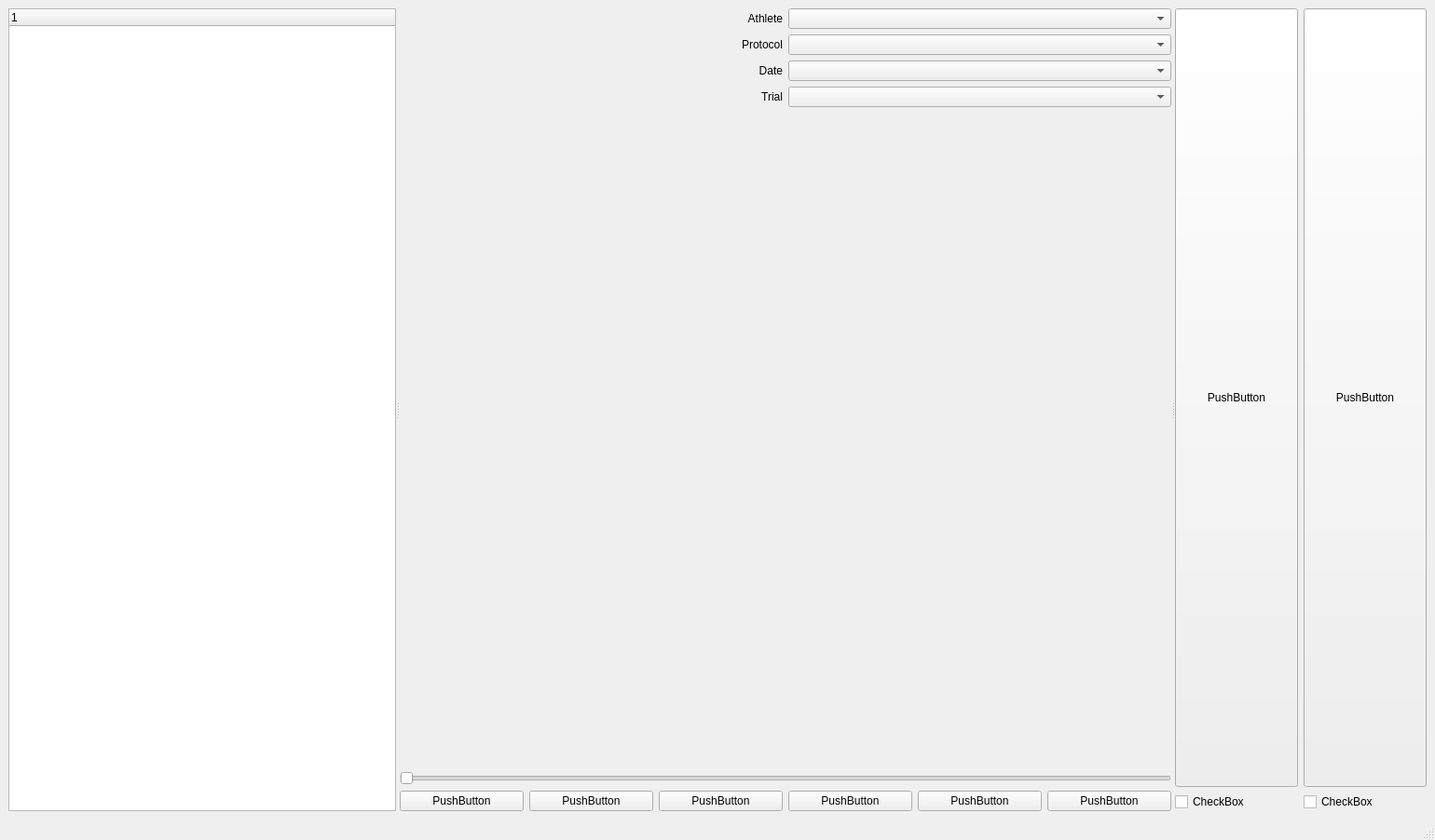
<?xml version="1.0" encoding="UTF-8"?>
<ui version="4.0">
 <class>MainAnalyticsWindow</class>
 <widget class="QMainWindow" name="MainAnalyticsWindow">
  <property name="geometry">
   <rect>
    <x>0</x>
    <y>0</y>
    <width>1540</width>
    <height>902</height>
   </rect>
  </property>
  <property name="windowTitle">
   <string>MainWindow</string>
  </property>
  <widget class="QWidget" name="centralwidget">
   <layout class="QHBoxLayout" name="horizontalLayout_3">
    <item>
     <widget class="QSplitter" name="splitter_2">
      <property name="orientation">
       <enum>Qt::Horizontal</enum>
      </property>
      <widget class="QSplitter" name="splitter">
       <property name="orientation">
        <enum>Qt::Horizontal</enum>
       </property>
       <widget class="QTreeWidget" name="treeWidget">
        <column>
         <property name="text">
          <string notr="true">1</string>
         </property>
        </column>
       </widget>
       <widget class="QWidget" name="layoutWidget">
        <layout class="QVBoxLayout" name="verticalLayout_2">
         <item>
          <layout class="QGridLayout" name="gridLayout">
           <item row="2" column="0">
            <widget class="QLabel" name="label_date">
             <property name="sizePolicy">
              <sizepolicy hsizetype="Preferred" vsizetype="Fixed">
               <horstretch>0</horstretch>
               <verstretch>0</verstretch>
              </sizepolicy>
             </property>
             <property name="text">
              <string>Date</string>
             </property>
             <property name="alignment">
              <set>Qt::AlignRight|Qt::AlignTrailing|Qt::AlignVCenter</set>
             </property>
            </widget>
           </item>
           <item row="0" column="1">
            <widget class="QComboBox" name="athlete_comboBox">
             <property name="sizePolicy">
              <sizepolicy hsizetype="Preferred" vsizetype="Fixed">
               <horstretch>0</horstretch>
               <verstretch>0</verstretch>
              </sizepolicy>
             </property>
            </widget>
           </item>
           <item row="1" column="0">
            <widget class="QLabel" name="label_protocol">
             <property name="sizePolicy">
              <sizepolicy hsizetype="Preferred" vsizetype="Fixed">
               <horstretch>0</horstretch>
               <verstretch>0</verstretch>
              </sizepolicy>
             </property>
             <property name="layoutDirection">
              <enum>Qt::LeftToRight</enum>
             </property>
             <property name="frameShadow">
              <enum>QFrame::Sunken</enum>
             </property>
             <property name="text">
              <string>Protocol</string>
             </property>
             <property name="alignment">
              <set>Qt::AlignRight|Qt::AlignTrailing|Qt::AlignVCenter</set>
             </property>
            </widget>
           </item>
           <item row="2" column="1">
            <widget class="QComboBox" name="date_comboBox">
             <property name="sizePolicy">
              <sizepolicy hsizetype="Preferred" vsizetype="Fixed">
               <horstretch>0</horstretch>
               <verstretch>0</verstretch>
              </sizepolicy>
             </property>
            </widget>
           </item>
           <item row="3" column="0">
            <widget class="QLabel" name="label_trial">
             <property name="sizePolicy">
              <sizepolicy hsizetype="Preferred" vsizetype="Fixed">
               <horstretch>0</horstretch>
               <verstretch>0</verstretch>
              </sizepolicy>
             </property>
             <property name="text">
              <string>Trial</string>
             </property>
             <property name="alignment">
              <set>Qt::AlignRight|Qt::AlignTrailing|Qt::AlignVCenter</set>
             </property>
            </widget>
           </item>
           <item row="1" column="1">
            <widget class="QComboBox" name="protocol_comboBox">
             <property name="enabled">
              <bool>true</bool>
             </property>
            </widget>
           </item>
           <item row="3" column="1">
            <widget class="QComboBox" name="Trial_comboBox">
             <property name="sizePolicy">
              <sizepolicy hsizetype="Preferred" vsizetype="Fixed">
               <horstretch>0</horstretch>
               <verstretch>0</verstretch>
              </sizepolicy>
             </property>
            </widget>
           </item>
           <item row="0" column="0">
            <widget class="QLabel" name="label_athlete">
             <property name="sizePolicy">
              <sizepolicy hsizetype="Preferred" vsizetype="Fixed">
               <horstretch>0</horstretch>
               <verstretch>0</verstretch>
              </sizepolicy>
             </property>
             <property name="text">
              <string>Athlete</string>
             </property>
             <property name="alignment">
              <set>Qt::AlignRight|Qt::AlignTrailing|Qt::AlignVCenter</set>
             </property>
            </widget>
           </item>
          </layout>
         </item>
         <item>
          <layout class="QVBoxLayout" name="verticalLayout">
           <item>
            <widget class="QWidget" name="widget" native="true"/>
           </item>
           <item>
            <widget class="QSlider" name="videoSlider">
             <property name="orientation">
              <enum>Qt::Horizontal</enum>
             </property>
            </widget>
           </item>
          </layout>
         </item>
         <item>
          <layout class="QHBoxLayout" name="horizontalLayout_2">
           <item>
            <widget class="QPushButton" name="pushButton_revstart">
             <property name="text">
              <string>PushButton</string>
             </property>
            </widget>
           </item>
           <item>
            <widget class="QPushButton" name="pushButton_revfast">
             <property name="text">
              <string>PushButton</string>
             </property>
            </widget>
           </item>
           <item>
            <widget class="QPushButton" name="pushButton_rev">
             <property name="text">
              <string>PushButton</string>
             </property>
            </widget>
           </item>
           <item>
            <widget class="QPushButton" name="pushButton_play">
             <property name="text">
              <string>PushButton</string>
             </property>
            </widget>
           </item>
           <item>
            <widget class="QPushButton" name="pushButton_for1">
             <property name="text">
              <string>PushButton</string>
             </property>
            </widget>
           </item>
           <item>
            <widget class="QPushButton" name="pushButton_forfast">
             <property name="text">
              <string>PushButton</string>
             </property>
            </widget>
           </item>
          </layout>
         </item>
        </layout>
       </widget>
      </widget>
      <widget class="QWidget" name="layoutWidget">
       <layout class="QHBoxLayout" name="horizontalLayout">
        <item>
         <layout class="QVBoxLayout" name="verticalLayout_3">
          <item>
           <widget class="QPushButton" name="video1">
            <property name="sizePolicy">
             <sizepolicy hsizetype="Minimum" vsizetype="Preferred">
              <horstretch>0</horstretch>
              <verstretch>0</verstretch>
             </sizepolicy>
            </property>
            <property name="text">
             <string>PushButton</string>
            </property>
           </widget>
          </item>
          <item>
           <widget class="QCheckBox" name="checkBox">
            <property name="text">
             <string>CheckBox</string>
            </property>
           </widget>
          </item>
         </layout>
        </item>
        <item>
         <layout class="QVBoxLayout" name="verticalLayout_4">
          <item>
           <widget class="QPushButton" name="video2">
            <property name="sizePolicy">
             <sizepolicy hsizetype="Minimum" vsizetype="Preferred">
              <horstretch>0</horstretch>
              <verstretch>0</verstretch>
             </sizepolicy>
            </property>
            <property name="text">
             <string>PushButton</string>
            </property>
           </widget>
          </item>
          <item>
           <widget class="QCheckBox" name="checkBox_2">
            <property name="text">
             <string>CheckBox</string>
            </property>
           </widget>
          </item>
         </layout>
        </item>
       </layout>
      </widget>
     </widget>
    </item>
   </layout>
  </widget>
  <widget class="QMenuBar" name="menubar">
   <property name="geometry">
    <rect>
     <x>0</x>
     <y>0</y>
     <width>1540</width>
     <height>22</height>
    </rect>
   </property>
  </widget>
  <widget class="QStatusBar" name="statusbar"/>
 </widget>
 <resources/>
 <connections/>
</ui>
